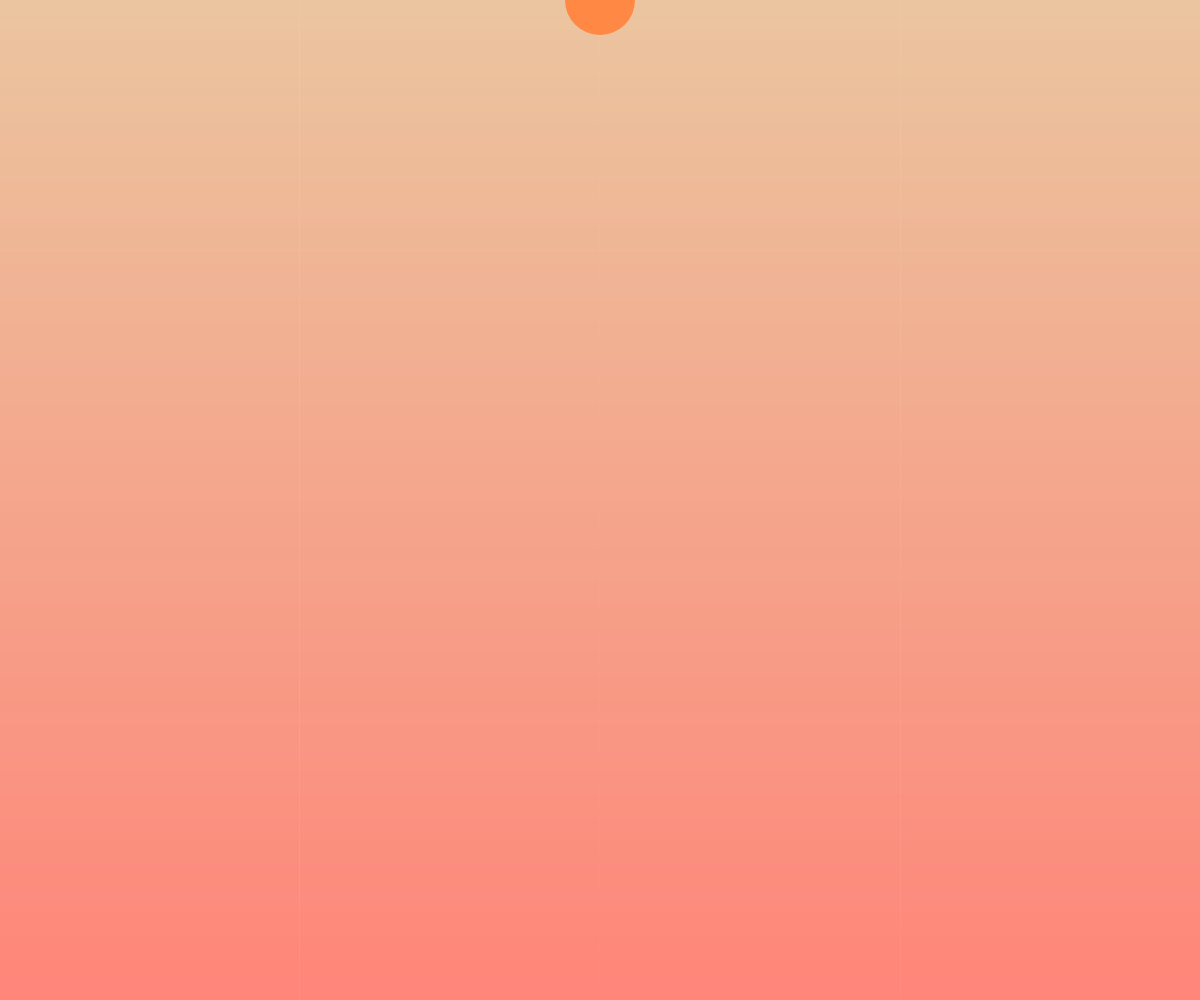
Frame 1 (no input)
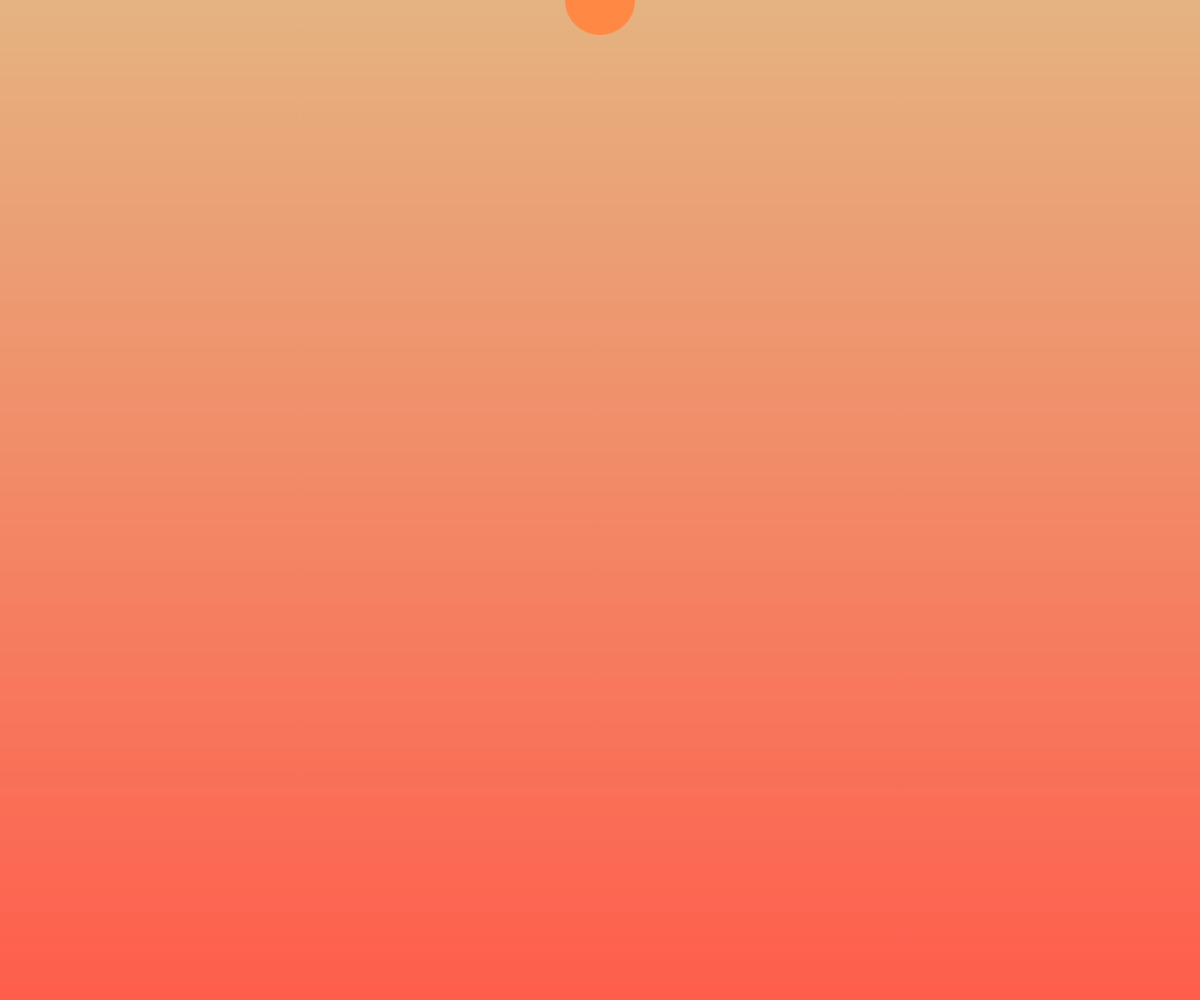
Frame 60 (no input)
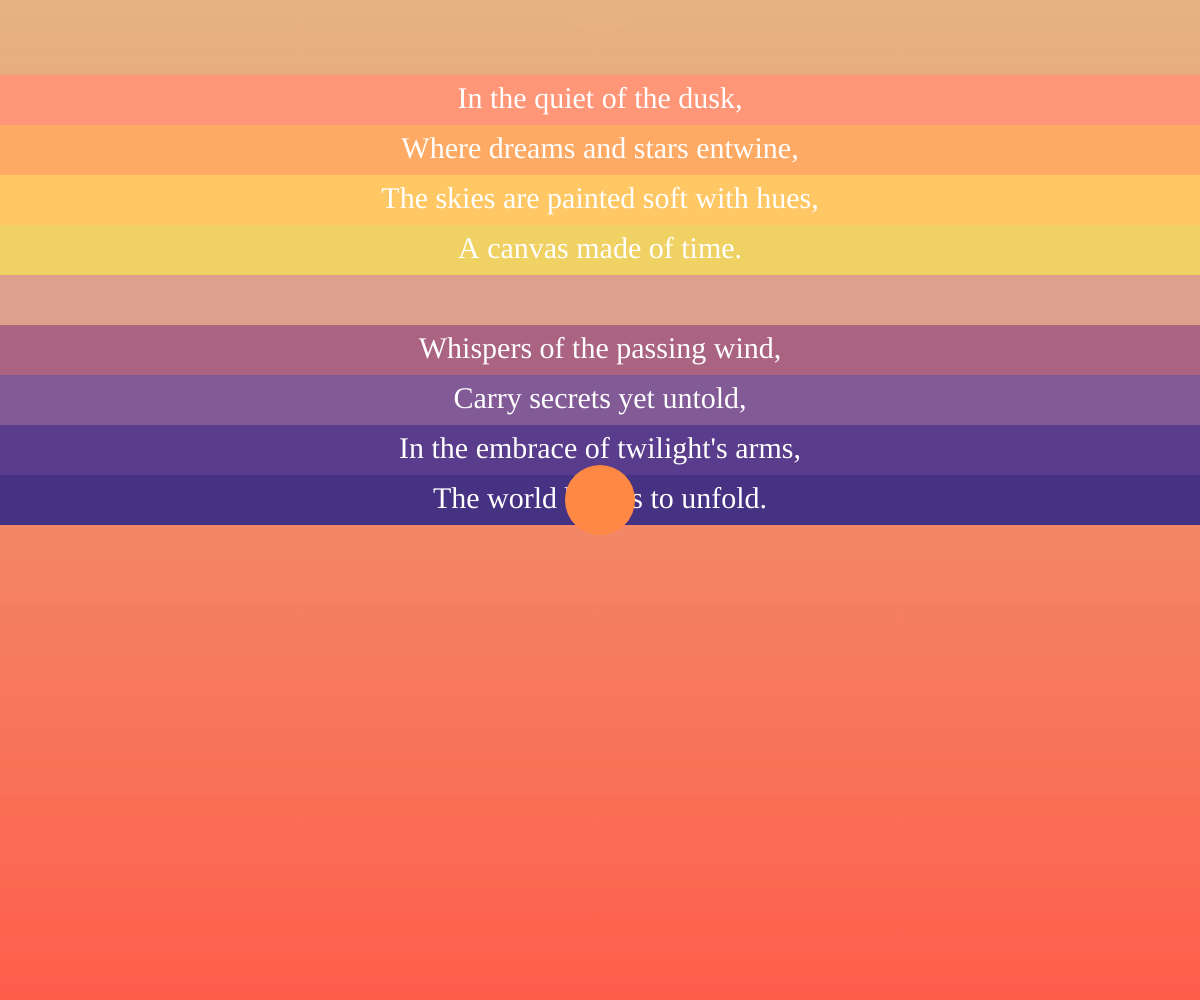
Frame 120 (the mouse pressed at the canvas centre since frame 60)

The p5.js sketch that drew these frames (run headless with seeded random() and noise() and a simulated clock; from frame 60 on, the mouse is pressed at the canvas centre):

// p5.js sketch
// ── sketch.js
let circleY;
let sunsetColors;
let textLines = [];
let textHeight = 50;
let highlightedLines = [];

function setup() {
  createCanvas(windowWidth, windowHeight); // Fullscreen canvas
  circleY = height / 2; // Start the circle in the middle

  // Set the font (IBM Plex Serif Italic)
  textFont('Darker Grotesque'); // Apply Darker Grotesque font

  // Sunset colors for the text
  sunsetColors = [
    color(255, 150, 120),  // Muted light red
    color(255, 170, 100),  // Muted orange
  color(255, 200, 100),  // Muted yellow
  color(240, 210, 100),  // Muted light yellow
  color(220, 160, 140),  // Muted soft pink
  color(170, 100, 130),  // Muted rose
  color(130, 90, 150),   // Muted violet
  color(90, 60, 140),    // Muted deep purple
  color(70, 50, 130),    // Muted dark purple
  color(65, 55, 100),    // Muted purple-blue
  color(40, 50, 130),    // Muted indigo
  color(20, 80, 130),    // Muted blue
  color(30, 120, 170),   // Muted sky blue
  color(100, 160, 210),  // Muted light cyan
  color(130, 190, 220)   // Muted pale cyan
  ];

  // Define the poem (you can replace this with any text)
  let poem = [
    "In the quiet of the dusk,",
    "Where dreams and stars entwine,",
    "The skies are painted soft with hues,",
    "A canvas made of time.",
    "",
    "Whispers of the passing wind,",
    "Carry secrets yet untold,",
    "In the embrace of twilight's arms,",
    "The world begins to unfold.",
    "",
    "Shadows stretch across the earth,",
    "As colors fade to night,",
    "In the beauty of the fleeting day,",
    "The stars begin to light."
  ];

  // Store lines of the poem with sunset colors
  for (let i = 0; i < poem.length; i++) {
    textLines.push({
      text: poem[i],
      y: i * textHeight + 100, // Spacing between text lines
      color: sunsetColors[i % sunsetColors.length] // Use sunset colors cyclically
    });
  }
}

function draw() {
  // Disable any text shadow by resetting shadow properties
  drawingContext.shadowBlur = 0;
  drawingContext.shadowOffsetX = 0;
  drawingContext.shadowOffsetY = 0;
  drawingContext.shadowColor = color(0, 0);

  // Background gradient
  setGradient(0, 0, width, height, color(229, 179, 129), color(255, 94, 77), 1);

  // Move the circle with the mouse position
  circleY = constrain(mouseY, 0, height);  // Keep the circle within bounds

  // Reset highlighted lines array each frame
  highlightedLines = [];

  // Draw each text line with a background color
  for (let i = 0; i < textLines.length; i++) {
    let line = textLines[i];
    
    // Check if the circle is overlapping the text line
    if (circleY > line.y - textHeight / 2 && circleY < line.y + textHeight / 2) {
      // Add this line and all previous lines to highlightedLines
      for (let j = 0; j <= i; j++) {
        highlightedLines.push(j);
      }
    }
  }

  // Draw all highlighted lines with colored backgrounds
  for (let i = 0; i < highlightedLines.length; i++) {
    let line = textLines[highlightedLines[i]];

    // Set the background color for the highlighted lines
    fill(line.color);
    noStroke();
    rect(0, line.y - textHeight / 2, width, textHeight);
    
    // Draw the text on top
    fill(255);  // White text color
    textSize(30);  // Size of the text
    textAlign(CENTER, CENTER);
    text(line.text, width / 2, line.y);
  }

  // Draw the circle in orange
  fill(255, 136, 68); // Orange circle
  noStroke();
  ellipse(width / 2, circleY, 70, 70); // Larger circle
}

// Helper function for gradient background
function setGradient(x, y, w, h, c1, c2, axis) {
  noFill();
  
  if (axis === 1) { // Vertical gradient
    for (let i = y; i <= y + h; i++) {
      let inter = map(i, y, y + h, 0, 1);
      let c = lerpColor(c1, c2, inter);
      stroke(c);
      line(x, i, x + w, i);
    }
  }
  else if (axis === 0) { // Horizontal gradient
    for (let i = x; i <= x + w; i++) {
      let inter = map(i, x, x + w, 0, 1);
      let c = lerpColor(c1, c2, inter);
      stroke(c);
      line(i, y, i, y + h);
    }
  }
}
// ── final.html
<!DOCTYPE html>
<html lang="en">
<head>
    <meta charset="UTF-8">
    <meta name="viewport" content="width=device-width, initial-scale=1.0">
    <title>Document</title>
    <script src="https://cdnjs.cloudflare.com/ajax/libs/p5.js/1.4.0/p5.js"></script>
    <link href="https://fonts.googleapis.com/css2?family=Darker+Grotesque:wght@400;500;700&display=swap" rel="stylesheet">


</head>
<body>
    <script src="sketch.js"></script>
</body>
</html>
